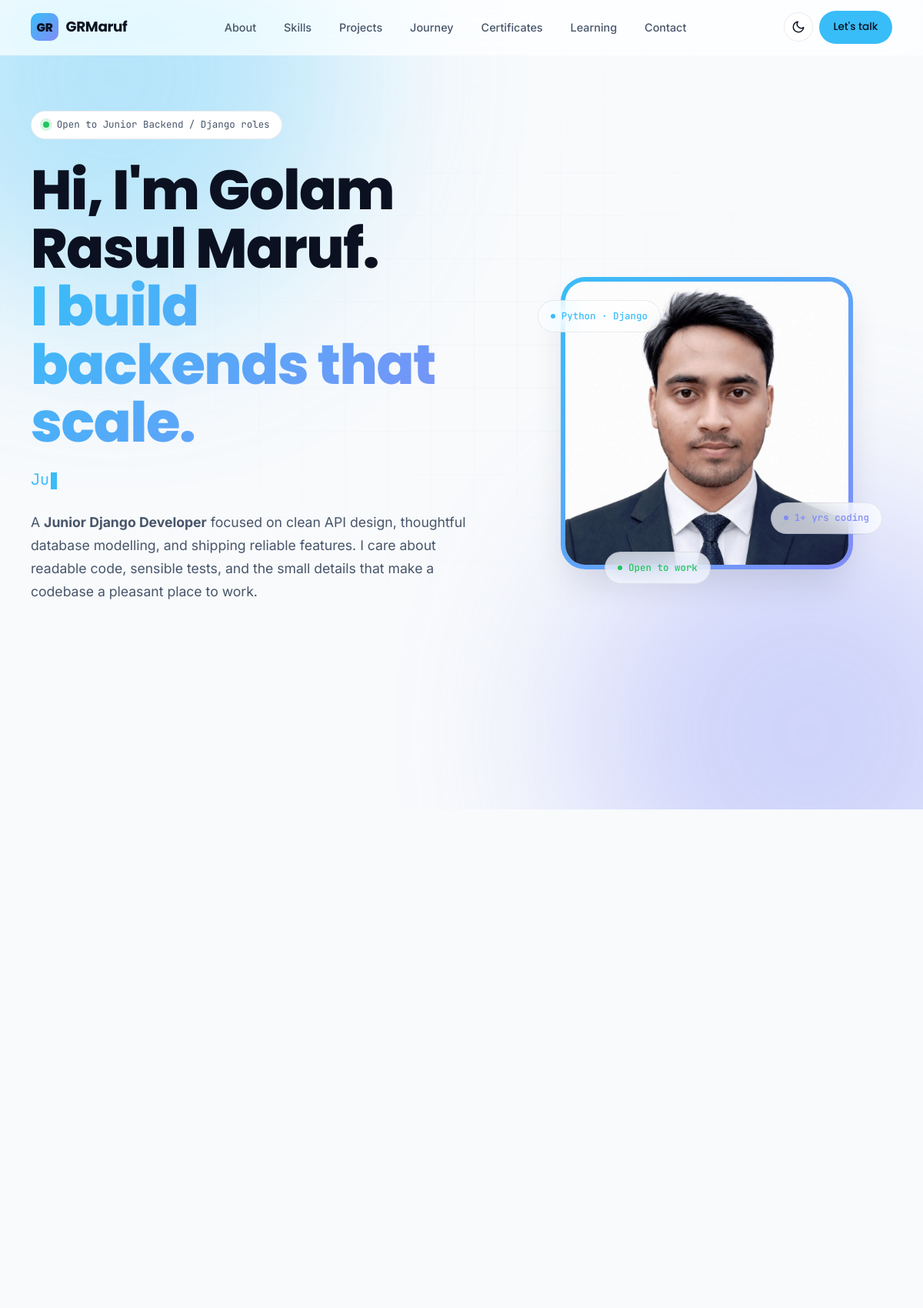
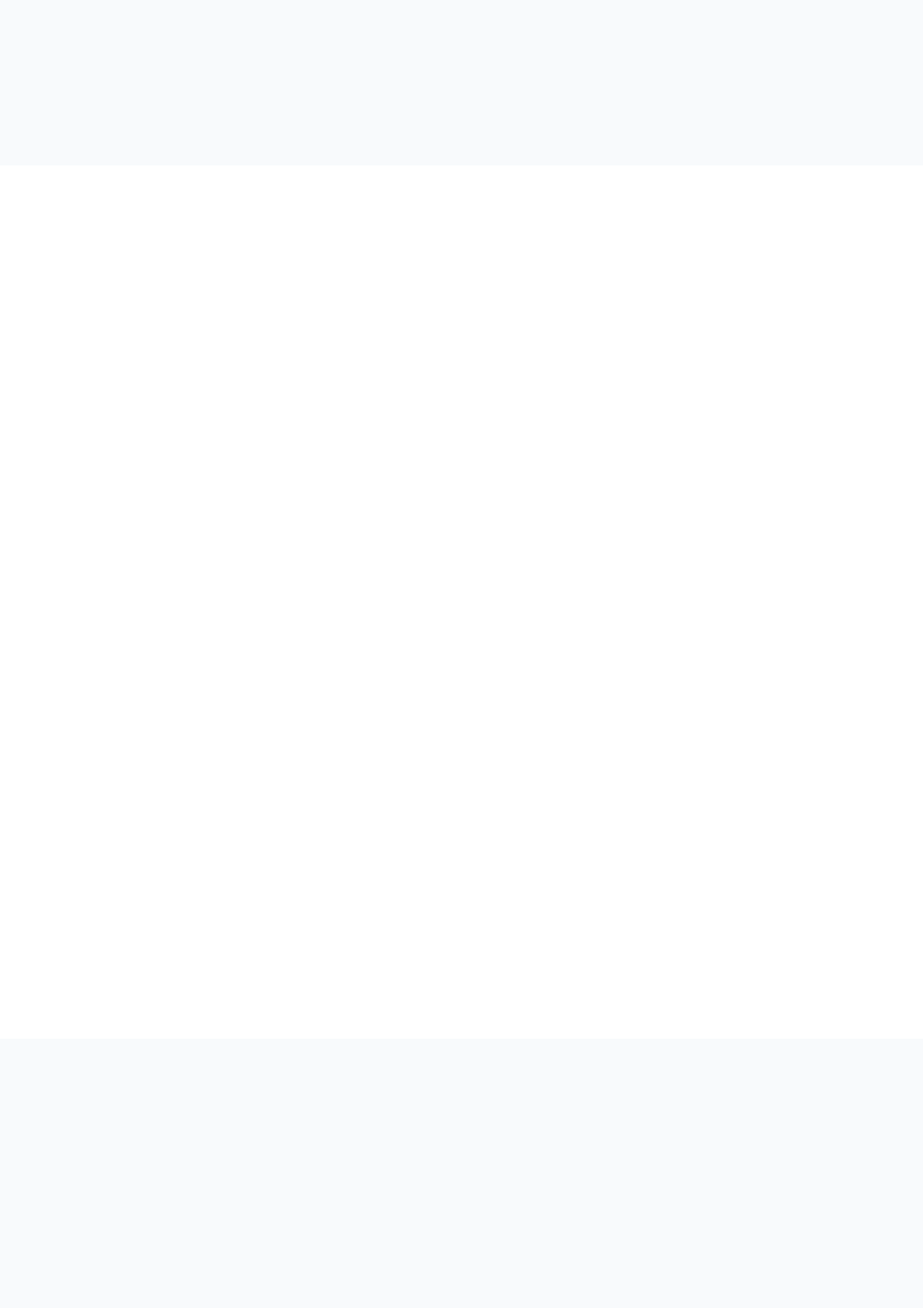
The page / (upper part) on the database its author committed (2 pictures, top to bottom).
### portfolio/models.py (models this page shows, shortened)
class Portfolio(models.Model):
    page_title = models.CharField(max_length=256, blank=True, default="")
    root_url = models.CharField(max_length=256, blank=True, default="")
    logo_text_mark = models.CharField(max_length=20, default="", blank=True)
    user_short_name = models.CharField(max_length=50, blank=True, default="")
    user_full_name = models.CharField(max_length=200, blank=True, default="")
    job_title = models.CharField(max_length=256, blank=True, default="")
    resume = models.FileField(
        upload_to="",
        blank=True,
        null=True,
        help_text="e.g. expected pdf file with proper nameing as- 'Junior_Web_Developer_GRMaruf.pdf'"
    ) # Handle post delete operations
    image = models.ImageField(
        upload_to="",
        blank=True,
        null=True,
        help_text="e.g. expected 300x300 resolution"
    ) # Handle post delete operations
    status = models.CharField(max_length=256, blank=True, default="")
    title = models.CharField(max_length=256, blank=True, default="")
    description = models.TextField(blank=True, null=True) # provide support for html tags, use "safe" template filter
    github = models.URLField(null=True, blank=True)
    linked_in = models.URLField(null=True, blank=True)
    leetcode = models.URLField(null=True, blank=True)
    hackerrank = models.URLField(null=True, blank=True)
    email = models.EmailField(null=True, blank=True)
    project_shipped = models.PositiveSmallIntegerField(default=0)
    git_commits = models.PositiveSmallIntegerField(default=0)
    leetcode_solved = models.PositiveSmallIntegerField(default=0)
    years_coding = models.PositiveSmallIntegerField(default=0)
    public_repos = models.PositiveSmallIntegerField(default=0)
    stars_earned = models.PositiveSmallIntegerField(default=0)
    contributions = models.PositiveSmallIntegerField(default=0)
    pull_counts = models.PositiveSmallIntegerField(default=0)
    footnote = models.TextField(blank=True, null=True)
    create_at = models.DateField(auto_now_add=True)

class BadgeText(models.Model):
    portfolio = models.ForeignKey(
        Portfolio,
        on_delete=models.SET_NULL,
        null=True,
        default=Portfolio.objects.first,
        related_name="badge_texts"
    )
    text = models.CharField(max_length=256, blank=True, default="")

### portfolio/views.py (the view, shortened to what this page needs)
# urls.py: path('', index, name='index'),
def index(request):
    portfolio = Portfolio.objects.prefetch_related("projects__details").first()
    project_data = {}
    for project in portfolio.projects.all():
        project_data[slugify(project.title)] = {
            "title": project.title,
            "sub": project.details.subtitle,
            "img": project.screenshot.url if project.screenshot else "",
            "overview": project.details.overview,
            "features": [feature.strip() for feature in project.details.features.split('\n')],
            "tags": [tag.strip() for tag in project.details.tags.split(',')],
            "learned": project.details.learned,
            "github": project.github,
            "demo": project.live_link,
        }
    print(project_data)
    return render(request, 'index.html', {
        "portfolio": portfolio,
        "project_data": project_data
    })

### portfolio/models.py (called while the page is built)
    def __str__(self):
        return f'{self.name}'

### templates/index.html (shortened to what this page needs)
<!DOCTYPE html>
{% load static %}
<html lang="en" data-theme="dark">
<head>
<link rel="stylesheet" href="{% static 'style.css' %}">
</head>
<body>
<header class="nav" id="nav">
  <div class="nav-inner">
    <a href="#hero" class="nav-logo" aria-label="{{ portfolio.user_full_name }} — home">
      <span class="nav-logo-mark">{{ portfolio.logo_text_mark }}</span>
      <span>{{ portfolio.user_short_name }}</span>
    </a>
    <nav class="nav-links" id="nav-links" aria-label="Primary">
      <a href="#about" class="nav-link">About</a>
      <a href="#skills" class="nav-link">Skills</a>
      <a href="#projects" class="nav-link">Projects</a>
      <a href="#journey" class="nav-link">Journey</a>
      <a href="#certificates" class="nav-link">Certificates</a>
      <a href="#learning" class="nav-link">Learning</a>
      <a href="#contact" class="nav-link">Contact</a>
    </nav>
    <div class="nav-actions">
      <button class="theme-toggle" id="theme-toggle" aria-label="Toggle theme">
        <svg class="icon-moon" viewBox="0 0 24 24" fill="none" stroke="currentColor" stroke-width="2" stroke-linecap="round" stroke-linejoin="round"><path d="M21 12.79A9 9 0 1 1 11.21 3 7 7 0 0 0 21 12.79z"/></svg>
      </button>
      <a href="#contact" class="btn btn-primary btn-sm hidden-mobile">Let's talk</a>
    </div>
  </div>
</header>
<main id="main">
<section class="hero" id="hero">
  <div class="hero-bg" aria-hidden="true"></div>
  <div class="hero-grid" aria-hidden="true"></div>
  <div class="container hero-inner">
    <div class="hero-content">
      <div class="hero-status reveal">
        <span class="dot"></span>
        {{ portfolio.status }}
      </div>
      <h1 class="hero-title reveal reveal-delay-1">
        <span class="line">Hi, I'm {{ portfolio.user_full_name }}.</span>
        <span class="line accent">{{ portfolio.title }}</span>
      </h1>
      <p class="hero-role reveal reveal-delay-2">
        <span id="typed"></span><span class="cursor" aria-hidden="true"></span>
      </p>
      <p class="hero-desc reveal reveal-delay-3">
        {{ portfolio.description|safe }}
      </p>
    </div>
    <div class="hero-visual reveal reveal-delay-3">
      <div class="hero-photo-wrap">
        <img src="{% if portfolio.image %}{{ portfolio.image.url }}{% else %}assets/images/profile_photo.png{% endif %}" alt="Portrait of {{ portfolio.user_full_name }}" class="hero-photo" width="380" height="380" loading="eager" />
        {% for x in portfolio.badge_texts.all %}
        <div class="hero-photo-badge badge-{{forloop.counter}}"><span class="dot"></span>{{ x.text }}</div>
        {% endfor %}
      </div>
    </div>
  </div>
</section>
<section class="section" id="about">
  <div class="container">
    <div class="about-grid mt-2">
    </div>
  </div>
</section>
<section class="section" id="skills" style="background: var(--color-bg-2);">
  <div class="container">
    <div class="skills-grid">
</section>
<section class="section" id="projects">
  <div class="container">
  </div>
</section>
</main>
</body>
</html>

### rows shown on the page
Portfolio: logo_text_mark "GR", user_short_name "GRMaruf", status "Open to Junior Backend / Django roles", user_full_name "Golam Rasul Maruf", title "I build backends that scale.", description "A Junior Django Developer focused on clean API design, thoughtful database modelling, and shipping reliable features. I care about readable code, sensible tests, and the small details that make a codebase a pleasant place to work.", image (picture)
BadgeText: text "Python · Django"
BadgeText: text "1+ yrs coding"
BadgeText: text "Open to work"
